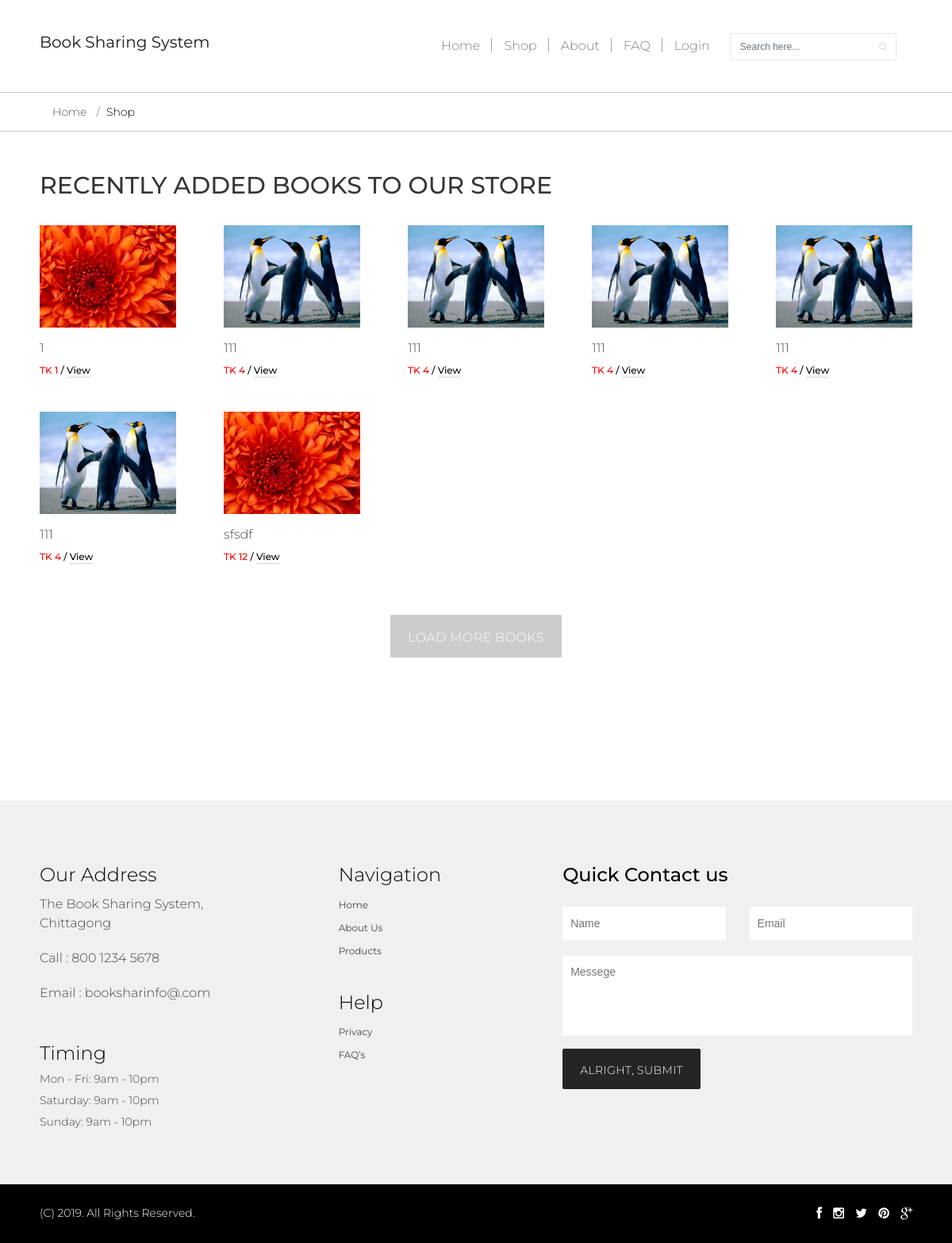
The app's page /shop.php, older data.
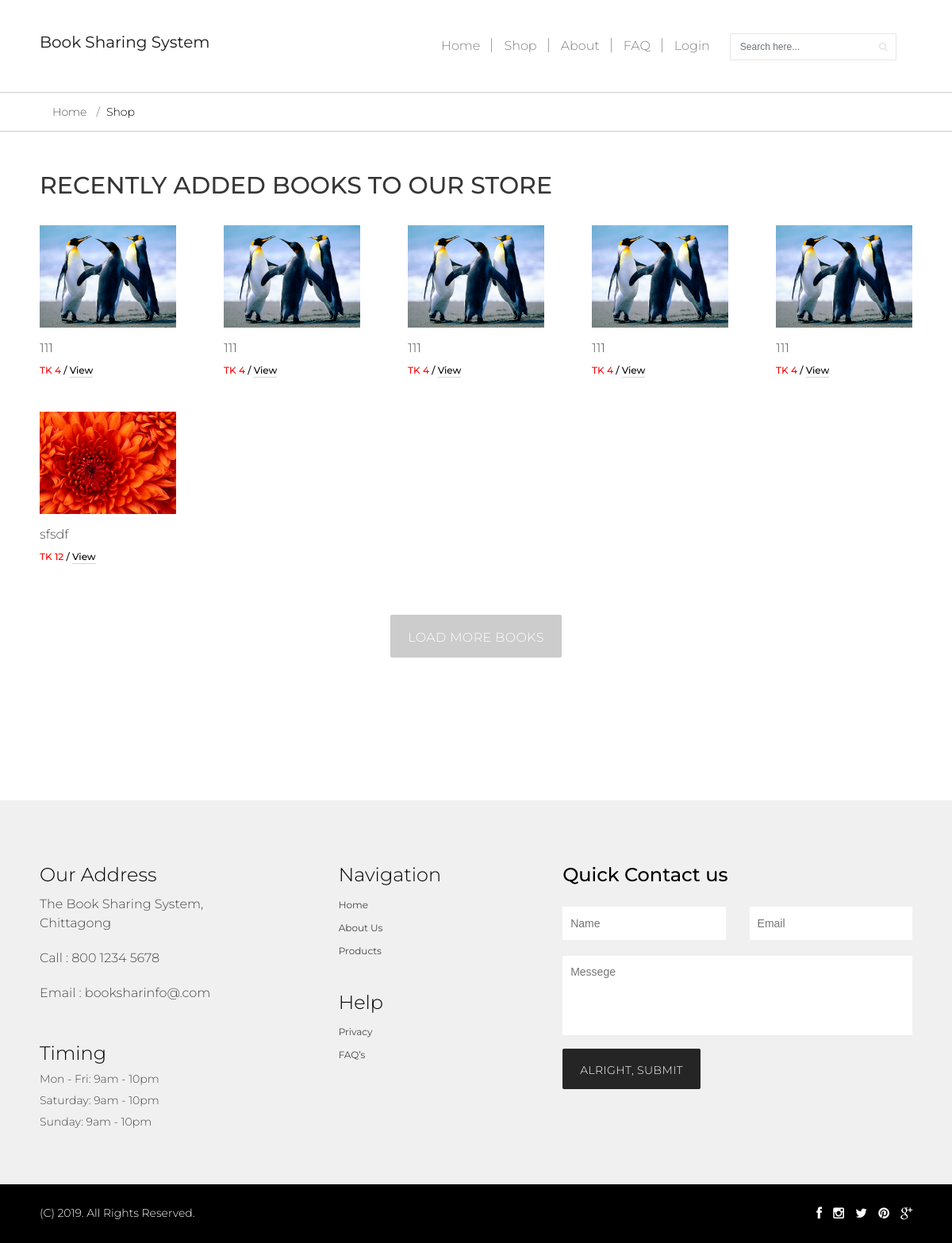
The same page, newer data.
### tables this page shows
CREATE TABLE IF NOT EXISTS `tbproductinfo` (
  `iAutoId` int(11) NOT NULL AUTO_INCREMENT,
  `vCategory` varchar(50) NOT NULL DEFAULT '0',
  `vSharingType` varchar(50) NOT NULL,
  `vProductName` varchar(150) DEFAULT NULL,
  `vAuthorName` varchar(150) DEFAULT NULL,
  `vDescription` varchar(550) DEFAULT NULL,
  `vUploadBy` varchar(150) DEFAULT NULL,
  `vPrice` double DEFAULT NULL,
  `vImage1` varchar(250) DEFAULT NULL,
  `vImage2` varchar(250) DEFAULT NULL,
  `vImage3` varchar(250) DEFAULT NULL,
  `status` varchar(50) DEFAULT 'active',
  PRIMARY KEY (`iAutoId`)
);

### lib/Session.php (called while the page is built, shortened)
<?php
class Session{
public static function get($key){
  if (isset($_SESSION[$key])) {
  return $_SESSION[$key];
  } else {
   return false;
  }
}
}
?>

### lib/Database.php (called while the page is built, shortened)
<?php
Class Database{
  public $host   = DB_HOST;
  public $pass   = DB_PASS;
  public $user   = DB_USER;
  public $dbname = DB_NAME;
  public $link;
  private function connectDB()
  {
    $this->link = new mysqli($this->host, $this->user, $this->pass, $this->dbname);
    mysqli_query($this->link,"SET CHARACTER SET utf8");
    mysqli_query($this->link,"SET SESSION collation_connection ='utf8_general_ci'");
  }
  public function select($query){
    $result = $this->link->query($query) or die($this->link->error.__LINE__);
    if($result->num_rows > 0){
      return $result;
    }
    else {
      return false;
    }
  }
}

### shop.php (the view)
<?php
	include 'inc/header.php';
?>
    <div class="breadcrumb">
        <div class="container">
            <a class="breadcrumb-item" href="index.php">Home</a>
            <span class="breadcrumb-item active">Shop</span>
        </div>
    </div>
    <section class="static about-sec">
        <div class="container">
            <h2>recently added books to our store</h2>
            <div class="recent-book-sec">
                <div class="row">
                    <?php
                        $query="select iAutoId,vProductName,vImage1,vPrice from tbProductinfo where status='active' limit 20";
                        $data=$db->select($query);
                        while($productResult=$data->fetch_assoc())
                        {
                    ?>
                    <div class="col-md-3">
                        <div class="item">
                            <a href="product-single.php?id=<?php echo $productResult['iAutoId']; ?>"><img src="<?php echo $productResult['vImage1']; ?>" alt="img"></a>
                            <h3><a href="product-single.php?id=<?php echo $productResult['iAutoId']; ?>"><?php echo $productResult['vProductName']; ?></a></h3>
                            <h6><span class="price">TK <?php echo $productResult['vPrice']; ?></span> / <a href="product-single.php?id=<?php echo $productResult['iAutoId']; ?>">View</a></h6>
                        </div>
                    </div>
                    <?php
                        }
                    ?>
                </div>
                <div class="btn-sec">
                    <button class="btn gray-btn">load More books</button>
                </div>
            </div>
        </div>
    </section>
<?php
	include 'inc/footer.php';
?>

### inc/header.php (shortened to what this page needs)
<?php
    include 'lib/Session.php';
    include 'lib/Database.php';
	$db  = new Database();
?>
<!DOCTYPE html>
<html lang="en">
<head>
    <link rel="stylesheet" href="css/bootstrap.min.css">
    <link rel="stylesheet" href="css/font-awesome.min.css">
    <link rel="stylesheet" type="text/css" href="css/owl.carousel.min.css">
    <link rel="stylesheet" href="css/styles.css">
	<link href="css/dataTables.bootstrap.min.css" rel="stylesheet" />
</head>
<body>
    <header>
        <div class="main-menu">
            <div class="container">
                <nav class="navbar navbar-expand-lg navbar-light">
                    <a class="navbar-brand" href="index.php">Book Sharing System</a>
                    <div class="collapse navbar-collapse" id="navbarSupportedContent">
                        <ul class="navbar-nav ml-auto">
                            <li class="navbar-item">
                                <a href="index.php" class="nav-link">Home</a>
                            </li>
                            <li class="navbar-item">
                                <a href="shop.php" class="nav-link">Shop</a>
                            </li>
                            <li class="navbar-item">
                                <a href="about.php" class="nav-link">About</a>
                            </li>
                            <li class="navbar-item">
                                <a href="faq.php" class="nav-link">FAQ</a>
                            </li>
                            <li class="navbar-item">
                                <?php
                                $login = Session::get("login");
                                if($login==false)
                                {?>
                                    <a href="login.php" class="nav-link">Login</a>
                                <?php
                                }
                                else
                                { ?>
                                    <a href="?action=logout" class="nav-link">Logout</a>
                                <?php
                                } ?>
                            </li>
                        </ul>
                        <div class="cart my-2 my-lg-0">
                            <form class="form-inline my-2 my-lg-0">
                                <input class="form-control mr-sm-2" type="search" placeholder="Search here..." aria-label="Search">
                                <span class="fa fa-search"></span>
                            </form>
                        </div>
                    </div>
                </nav>
            </div>
        </div>
    </header>

### inc/footer.php (shortened to what this page needs)
<footer>
        <div class="container">
            <div class="row">
                <div class="col-md-4">
                    <div class="address">
                        <h4>Our Address</h4>
                        <h6>The Book Sharing System, Chittagong</h6>
                        <h6>Call : 800 1234 5678</h6>
                        <h6>Email : booksharinfo@.com</h6>
                    </div>
                    <div class="timing">
                        <h4>Timing</h4>
                        <h6>Mon - Fri: 9am - 10pm</h6>
                        <h6>Saturday: 9am - 10pm</h6>
                        <h6>Sunday: 9am - 10pm</h6>
                    </div>
                </div>
                <div class="col-md-3">
                    <div class="navigation">
                        <h4>Navigation</h4>
                        <ul>
                            <li><a href="index.php">Home</a></li>
                            <li><a href="about.php">About Us</a></li>
                            <li><a href="products.php">Products</a></li>
                        </ul>
                    </div>
                    <div class="navigation">
                        <h4>Help</h4>
                        <ul>
                            <li><a href="privacy-policy.php">Privacy</a></li>
                            <li><a href="faq.php">FAQ’s</a></li>
                        </ul>
                    </div>
                </div>
                <div class="col-md-5">
                    <div class="form">
                        <h3>Quick Contact us</h3>
                        <form>
                            <div class="row">
                                <div class="col-md-6">
                                    <input placeholder="Name" required>
                                </div>
                                <div class="col-md-6">
                                    <input type="email" placeholder="Email" required>
                                </div>
                                <div class="col-md-12">
                                    <textarea placeholder="Messege"></textarea>
                                </div>
                                <div class="col-md-12">
                                    <button class="btn black">Alright, Submit</button>
                                </div>
                            </div>
                        </form>
                    </div>
                </div>
            </div>
        </div>
        <div class="copy-right">
            <div class="container">
                <div class="row">
                    <div class="col-md-6">
                        <h5>(C) 2019. All Rights Reserved. </h5>
                    </div>
                    <div class="col-md-6">
                        <div class="share align-middle">
                            <span class="fb"><i class="fa fa-facebook"></i></span>
                            <span class="instagram"><i class="fa fa-instagram"></i></span>
                            <span class="twitter"><i class="fa fa-twitter"></i></span>
                            <span class="pinterest"><i class="fa fa-pinterest"></i></span>
                            <span class="google"><i class="fa fa-google-plus"></i></span>
                        </div>
                    </div>
                </div>
            </div>
        </div>
    </footer>
</body>
</html>

Row changes from the older to the newer data that the page shows:
no longer on this page (row edited): tbproductinfo: vImage1 (picture), vProductName "1", vPrice "1"
